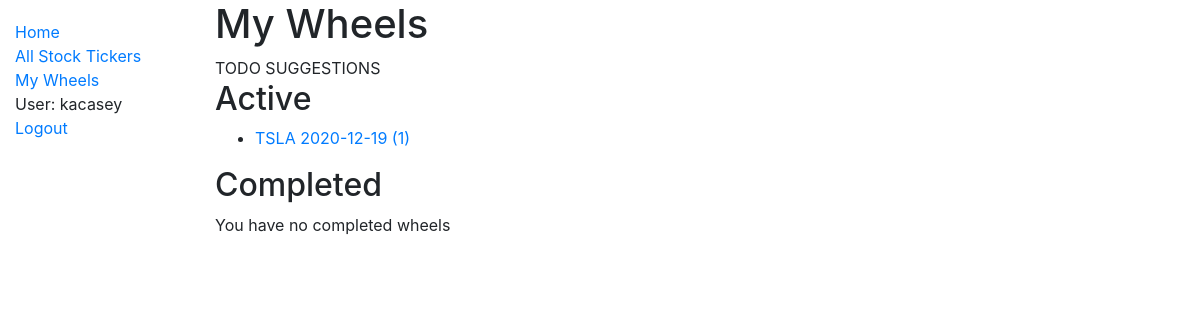
Page /catalog/wheels/ (signed in) on the earlier database version.
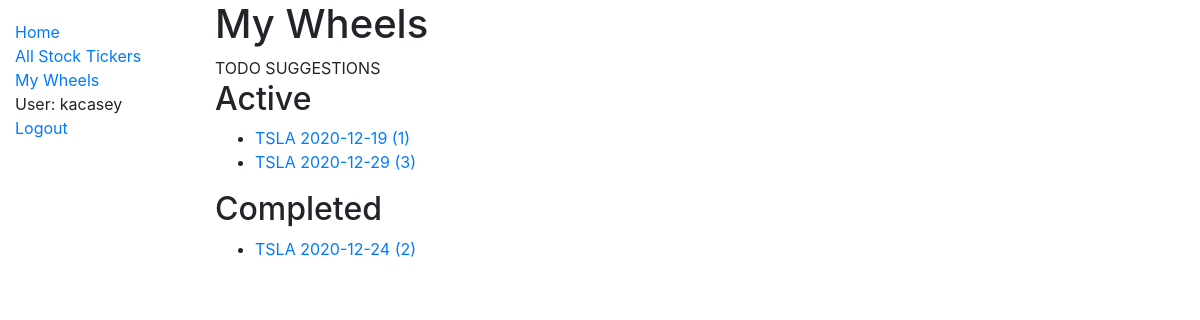
Same page on the later database version.
### catalog/models.py (models this page shows, shortened)
class OptionWheel(models.Model):
    user = models.ForeignKey(
        settings.AUTH_USER_MODEL,
        on_delete=models.CASCADE,
    )
    is_active = models.BooleanField()
    total_profit = models.DecimalField(max_digits=12, decimal_places=2, default=None, null=True)
    total_days_active = models.IntegerField(default=None, null=True)
    collatoral = models.DecimalField(max_digits=12, decimal_places=2, default=None, null=True)
    def __str__(self):
        first_option_purchase = OptionPurchase.objects.filter(option_wheel=self.id).first()
        if first_option_purchase is None:
            return "No options associated with this wheel"
        return f"{first_option_purchase.stock_ticker} {first_option_purchase.purchase_date.strftime('%Y-%m-%d')} ({self.id})"
    def get_absolute_url(self):
        return reverse('wheel-detail', args=[str(self.id)])

class OptionPurchase(models.Model):
    stock_ticker = models.ForeignKey(
        'StockTicker',
        on_delete=models.CASCADE,
    )
    user = models.ForeignKey(
        settings.AUTH_USER_MODEL,
        on_delete=models.CASCADE,
    )
    option_wheel = models.ForeignKey(
        'OptionWheel',
        on_delete=models.CASCADE,
    )
    purchase_date = models.DateTimeField()
    expiration_date = models.DateField()
    premium = models.DecimalField(max_digits=12, decimal_places=2)
    strike = models.DecimalField(max_digits=12, decimal_places=2)
    price_at_date = models.DecimalField(max_digits=12, decimal_places=2)
    class CallOrPut(models.TextChoices):
        CALL = 'C', _('Call')
        PUT = 'P', _('Put')
    call_or_put = models.CharField(
        max_length=1,
        choices=CallOrPut.choices,
        default=CallOrPut.PUT,
    )

class StockTicker(models.Model):
    name = models.CharField(max_length=200, help_text='Enter a ticker, like TSLA.')
    class StockRecommendation(models.TextChoices):
        NONE = 'NO', _('None')
        STABLE = 'ST', _('Stable Choice')
        HIGHVOLATILITY = 'HV', _('High Volatility')
    recommendation = models.CharField(
        max_length=2,
        choices=StockRecommendation.choices,
        default=StockRecommendation.NONE,
    )
    def __str__(self):
        return self.name

### catalog/views.py (the view)
# urls.py: path('wheels/', views.OptionWheelListView.as_view(), name='wheels'),
class OptionWheelListView(generic.ListView):
    model = OptionWheel
    context_object_name = 'wheels'
    template_name = 'catalog/optionwheel_list.html'
    def get_queryset(self):
        user = self.request.user
        queryset = {
            'active_wheels': OptionWheel.objects.filter(user=user, is_active=True),
            'completed_wheels': OptionWheel.objects.filter(user=user, is_active=False),
        }
        return queryset

### catalog/templates/catalog/optionwheel_list.html
{% extends "base_generic.html" %}
{% block content %}
  <h1>My Wheels</h1>
  TODO SUGGESTIONS
  <h2>Active</h2>
  {% if wheels.active_wheels %}
      <ul>
        {% for wheel in wheels.active_wheels %}
          <li>
            <a href="{{ wheel.get_absolute_url }}">{{ wheel }}</a>
          </li>
        {% endfor %}
      </ul>
  {% else %}
    <p>You have no active wheels</p>
  {% endif %}
  <h2>Completed</h2>
  {% if wheels.completed_wheels %}
      <ul>
        {% for wheel in wheels.completed_wheels %}
          <li>
            <a href="{{ wheel.get_absolute_url }}">{{ wheel }}</a>
          </li>
        {% endfor %}
      </ul>
  {% else %}
    <p>You have no completed wheels</p>
  {% endif %}
{% endblock %}

Differences in the rows shown:
added OptionWheel: id.purchase_date "TSLA 2020-12-29 (3)", shown under "Active"
added OptionWheel: id.purchase_date "TSLA 2020-12-24 (2)", shown under "Completed"
Other differences:
text no longer shown: "You have no completed wheels"
